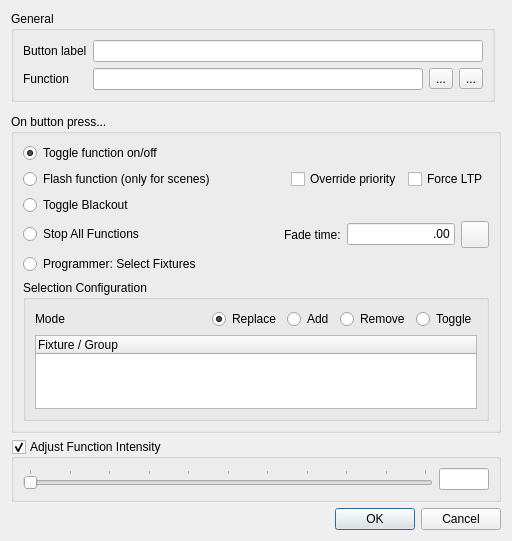
<?xml version="1.0" encoding="UTF-8"?>
<ui version="4.0">
 <author>Massimo Callegari</author>
 <comment>
  Q Light Controller Plus
  vcbuttonproperties.ui

  Copyright (c) 2015 Massimo Callegari

  Licensed under the Apache License, Version 2.0 (the &quot;License&quot;);
  you may not use this file except in compliance with the License.
  You may obtain a copy of the License at

      http://www.apache.org/licenses/LICENSE-2.0.txt

  Unless required by applicable law or agreed to in writing, software
  distributed under the License is distributed on an &quot;AS IS&quot; BASIS,
  WITHOUT WARRANTIES OR CONDITIONS OF ANY KIND, either express or implied.
  See the License for the specific language governing permissions and
  limitations under the License.
 </comment>
 <class>VCButtonProperties</class>
 <widget class="QDialog" name="VCButtonProperties">
  <property name="geometry">
   <rect>
    <x>0</x>
    <y>0</y>
    <width>512</width>
    <height>541</height>
   </rect>
  </property>
  <property name="windowTitle">
   <string>Button properties</string>
  </property>
  <layout class="QGridLayout" name="gridLayout">
   <item row="4" column="0" colspan="2">
    <widget class="QGroupBox" name="groupBox_4">
     <property name="title">
      <string>On button press...</string>
     </property>
     <layout class="QVBoxLayout">
      <item>
       <widget class="QRadioButton" name="m_toggle">
        <property name="toolTip">
         <string>Toggle the assigned function on/off with this button</string>
        </property>
        <property name="text">
         <string>Toggle function on/off</string>
        </property>
        <property name="checked">
         <bool>true</bool>
        </property>
       </widget>
      </item>
      <item>
       <layout class="QHBoxLayout" name="horizontalLayout_4">
        <item>
         <widget class="QRadioButton" name="m_flash">
          <property name="toolTip">
           <string>Flash the assigned function with this button</string>
          </property>
          <property name="text">
           <string>Flash function (only for scenes)</string>
          </property>
         </widget>
        </item>
        <item>
         <spacer name="horizontalSpacer">
          <property name="orientation">
           <enum>Qt::Horizontal</enum>
          </property>
          <property name="sizeHint" stdset="0">
           <size>
            <width>40</width>
            <height>20</height>
           </size>
          </property>
         </spacer>
        </item>
        <item>
         <widget class="QCheckBox" name="m_overridePriority">
          <property name="text">
           <string>Override priority</string>
          </property>
         </widget>
        </item>
        <item>
         <widget class="QCheckBox" name="m_forceLTP">
          <property name="text">
           <string>Force LTP</string>
          </property>
         </widget>
        </item>
       </layout>
      </item>
      <item>
       <widget class="QRadioButton" name="m_blackout">
        <property name="text">
         <string>Toggle Blackout</string>
        </property>
       </widget>
      </item>
      <item>
       <layout class="QHBoxLayout" name="horizontalLayout_2">
        <item>
         <widget class="QRadioButton" name="m_stopAll">
          <property name="sizePolicy">
           <sizepolicy hsizetype="MinimumExpanding" vsizetype="Fixed">
            <horstretch>0</horstretch>
            <verstretch>0</verstretch>
           </sizepolicy>
          </property>
          <property name="text">
           <string>Stop All Functions</string>
          </property>
         </widget>
        </item>
        <item>
         <widget class="QLabel" name="m_safFadeLabel">
          <property name="text">
           <string>Fade time:</string>
          </property>
         </widget>
        </item>
        <item>
         <widget class="QLineEdit" name="m_fadeOutEdit">
          <property name="sizePolicy">
           <sizepolicy hsizetype="Minimum" vsizetype="Fixed">
            <horstretch>0</horstretch>
            <verstretch>0</verstretch>
           </sizepolicy>
          </property>
          <property name="text">
           <string notr="true">.00</string>
          </property>
          <property name="alignment">
           <set>Qt::AlignRight|Qt::AlignTrailing|Qt::AlignVCenter</set>
          </property>
         </widget>
        </item>
        <item>
         <widget class="QToolButton" name="m_speedDialButton">
          <property name="icon">
           <iconset resource="../qlcui.qrc">
            <normaloff>:/speed.png</normaloff>:/speed.png</iconset>
          </property>
          <property name="iconSize">
           <size>
            <width>20</width>
            <height>20</height>
           </size>
          </property>
          <property name="checkable">
           <bool>true</bool>
          </property>
         </widget>
        </item>
       </layout>
      </item>
      <item>
       <widget class="QRadioButton" name="m_selectFixtures">
        <property name="text">
         <string>Programmer: Select Fixtures</string>
        </property>
       </widget>
      </item>
      <item>
       <widget class="QGroupBox" name="m_selectionGroup">
        <property name="title">
         <string>Selection Configuration</string>
        </property>
        <layout class="QGridLayout" name="m_selectionGroupLayout">
         <item row="0" column="0">
          <widget class="QLabel" name="m_selectionModeLabel">
           <property name="text">
            <string>Mode</string>
           </property>
          </widget>
         </item>
         <item row="0" column="1">
          <layout class="QHBoxLayout" name="m_selectionModeRow">
           <item>
            <widget class="QRadioButton" name="m_selectionReplaceRadio">
             <property name="text">
              <string>Replace</string>
             </property>
             <property name="checked">
              <bool>true</bool>
             </property>
            </widget>
           </item>
           <item>
            <widget class="QRadioButton" name="m_selectionAddRadio">
             <property name="text">
              <string>Add</string>
             </property>
            </widget>
           </item>
           <item>
            <widget class="QRadioButton" name="m_selectionRemoveRadio">
             <property name="text">
              <string>Remove</string>
             </property>
            </widget>
           </item>
           <item>
            <widget class="QRadioButton" name="m_selectionToggleRadio">
             <property name="text">
              <string>Toggle</string>
             </property>
            </widget>
           </item>
          </layout>
         </item>
         <item row="1" column="0" colspan="2">
          <widget class="QTreeWidget" name="m_selectionTree">
           <property name="headerHidden">
            <bool>false</bool>
           </property>
           <column>
            <property name="text">
             <string>Fixture / Group</string>
            </property>
           </column>
          </widget>
         </item>
        </layout>
       </widget>
      </item>
     </layout>
    </widget>
   </item>
   <item row="6" column="0" colspan="2">
    <widget class="QDialogButtonBox" name="m_buttonBox">
     <property name="orientation">
      <enum>Qt::Horizontal</enum>
     </property>
     <property name="standardButtons">
      <set>QDialogButtonBox::Cancel|QDialogButtonBox::Ok</set>
     </property>
    </widget>
   </item>
   <item row="5" column="0" colspan="2">
    <widget class="QGroupBox" name="m_intensityGroup">
     <property name="toolTip">
      <string>Adjust function intensity when it is running</string>
     </property>
     <property name="title">
      <string>Adjust Function Intensity</string>
     </property>
     <property name="checkable">
      <bool>true</bool>
     </property>
     <layout class="QHBoxLayout" name="horizontalLayout">
      <item>
       <widget class="QSlider" name="m_intensitySlider">
        <property name="sizePolicy">
         <sizepolicy hsizetype="MinimumExpanding" vsizetype="Fixed">
          <horstretch>1</horstretch>
          <verstretch>0</verstretch>
         </sizepolicy>
        </property>
        <property name="toolTip">
         <string>Function's adjusted intensity percentage when run</string>
        </property>
        <property name="minimum">
         <number>0</number>
        </property>
        <property name="maximum">
         <number>100</number>
        </property>
        <property name="orientation">
         <enum>Qt::Horizontal</enum>
        </property>
        <property name="invertedAppearance">
         <bool>false</bool>
        </property>
        <property name="invertedControls">
         <bool>false</bool>
        </property>
        <property name="tickPosition">
         <enum>QSlider::TicksAbove</enum>
        </property>
        <property name="tickInterval">
         <number>10</number>
        </property>
       </widget>
      </item>
      <item>
       <widget class="QLineEdit" name="m_intensityEdit">
        <property name="sizePolicy">
         <sizepolicy hsizetype="Fixed" vsizetype="Fixed">
          <horstretch>0</horstretch>
          <verstretch>0</verstretch>
         </sizepolicy>
        </property>
        <property name="maximumSize">
         <size>
          <width>50</width>
          <height>16777215</height>
         </size>
        </property>
        <property name="maxLength">
         <number>4</number>
        </property>
       </widget>
      </item>
     </layout>
    </widget>
   </item>
   <item row="0" column="0">
    <widget class="QGroupBox" name="m_generalGroup">
     <property name="sizePolicy">
      <sizepolicy hsizetype="MinimumExpanding" vsizetype="Preferred">
       <horstretch>0</horstretch>
       <verstretch>0</verstretch>
      </sizepolicy>
     </property>
     <property name="title">
      <string>General</string>
     </property>
     <layout class="QGridLayout" name="gridLayoutGeneral">
      <item row="0" column="0">
       <widget class="QLabel" name="m_nameLabel">
        <property name="text">
         <string>Button label</string>
        </property>
       </widget>
      </item>
      <item row="0" column="1" colspan="3">
       <widget class="QLineEdit" name="m_nameEdit">
        <property name="toolTip">
         <string>Text to display on the button</string>
        </property>
       </widget>
      </item>
      <item row="1" column="0">
       <widget class="QLabel" name="m_functionLabel">
        <property name="text">
         <string>Function</string>
        </property>
       </widget>
      </item>
      <item row="1" column="1">
       <widget class="QLineEdit" name="m_functionEdit">
        <property name="toolTip">
         <string>The function that this button controls</string>
        </property>
        <property name="readOnly">
         <bool>true</bool>
        </property>
       </widget>
      </item>
      <item row="1" column="2">
       <widget class="QToolButton" name="m_attachFunction">
        <property name="toolTip">
         <string>Attach a function to this button</string>
        </property>
        <property name="text">
         <string notr="true">...</string>
        </property>
        <property name="icon">
         <iconset resource="../qlcui.qrc">
          <normaloff>:/attach.png</normaloff>:/attach.png</iconset>
        </property>
        <property name="iconSize">
         <size>
          <width>32</width>
          <height>32</height>
         </size>
        </property>
       </widget>
      </item>
      <item row="1" column="3">
       <widget class="QToolButton" name="m_detachFunction">
        <property name="toolTip">
         <string>Detach the button's function attachment</string>
        </property>
        <property name="text">
         <string notr="true">...</string>
        </property>
        <property name="icon">
         <iconset resource="../qlcui.qrc">
          <normaloff>:/detach.png</normaloff>:/detach.png</iconset>
        </property>
        <property name="iconSize">
         <size>
          <width>32</width>
          <height>32</height>
         </size>
        </property>
       </widget>
      </item>
     </layout>
    </widget>
   </item>
   <item row="1" column="0" colspan="2">
    <widget class="QFrame" name="frame">
     <layout class="QVBoxLayout" name="verticalLayout_3">
      <property name="leftMargin">
       <number>0</number>
      </property>
      <property name="topMargin">
       <number>0</number>
      </property>
      <property name="rightMargin">
       <number>0</number>
      </property>
      <property name="bottomMargin">
       <number>0</number>
      </property>
      <item>
       <layout class="QVBoxLayout" name="m_extControlLayout"/>
      </item>
     </layout>
    </widget>
   </item>
  </layout>
 </widget>
 <resources>
  <include location="../qlcui.qrc"/>
 </resources>
 <connections>
  <connection>
   <sender>m_buttonBox</sender>
   <signal>accepted()</signal>
   <receiver>VCButtonProperties</receiver>
   <slot>accept()</slot>
   <hints>
    <hint type="sourcelabel">
     <x>248</x>
     <y>254</y>
    </hint>
    <hint type="destinationlabel">
     <x>157</x>
     <y>274</y>
    </hint>
   </hints>
  </connection>
  <connection>
   <sender>m_buttonBox</sender>
   <signal>rejected()</signal>
   <receiver>VCButtonProperties</receiver>
   <slot>reject()</slot>
   <hints>
    <hint type="sourcelabel">
     <x>316</x>
     <y>260</y>
    </hint>
    <hint type="destinationlabel">
     <x>286</x>
     <y>274</y>
    </hint>
   </hints>
  </connection>
 </connections>
</ui>
